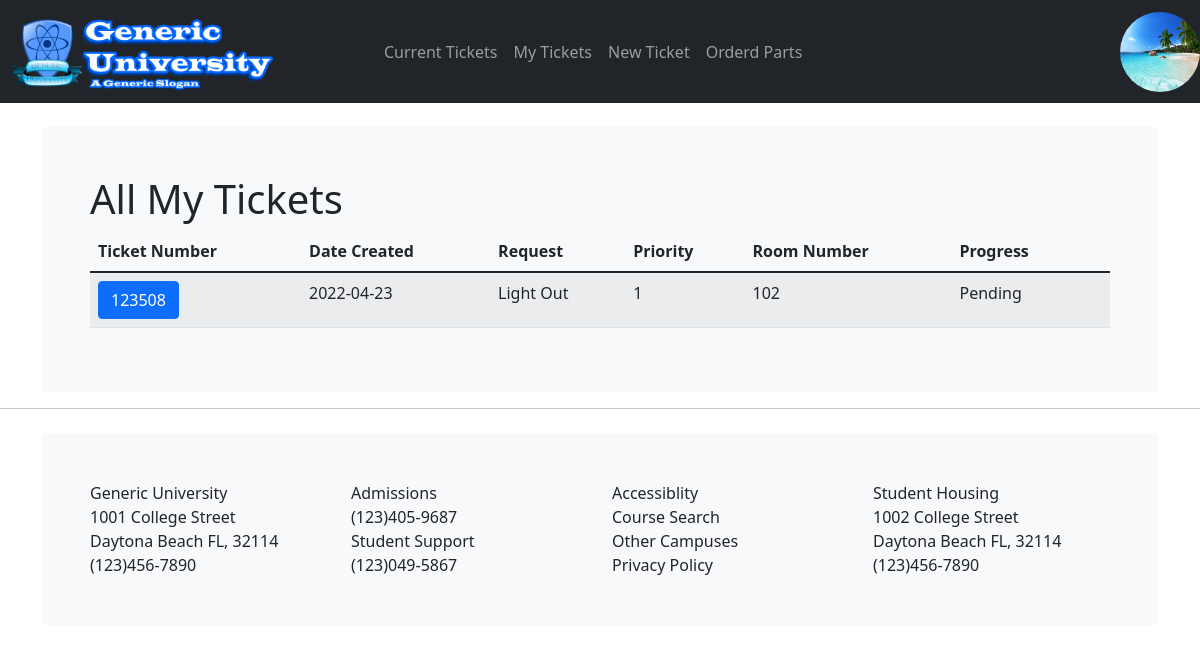
Screenshot of /maintanence_view_my_active_tickets_page.php (signed in) with the database file from the repository.
### tables this page shows
CREATE TABLE `ticket` (
  `ticketId` int(10) NOT NULL,
  `workType` varchar(50) NOT NULL,
  `workPriority` varchar(1) NOT NULL,
  `workDescription` varchar(200) NOT NULL,
  `placerFirstName` varchar(10) NOT NULL,
  `placerLastName` varchar(10) NOT NULL,
  `placerId` varchar(9) NOT NULL,
  `roomNum` varchar(3) NOT NULL,
  `ownerFirstName` varchar(10) DEFAULT NULL,
  `ownerLastName` varchar(10) DEFAULT NULL,
  `ownerId` varchar(9) DEFAULT NULL,
  `workNotes` varchar(200) NOT NULL DEFAULT 'No Notes',
  `dateCreated` date NOT NULL DEFAULT current_timestamp(),
  `ticketStatus` varchar(10) NOT NULL DEFAULT 'Unclaimed'
);

### maintanenceViewMyActiveTicketsTable.php (the view)
<?php
	$idNum = $_SESSION['idNum'];
	$sql = "SELECT ticketId, dateCreated, workType, workPriority, roomNum, ticketStatus FROM ticket ";
	$sql .="WHERE ownerId = $idNum AND ticketStatus = 'Pending'";
	$result = $conn->query($sql);
	if ($result !== false && $result->num_rows > 0) {
		while($row = $result->fetch_assoc()) {
			echo "
				<form action='maintanence_view_my_single_active_ticket_page.php' method='post' name='ticketProcess' id='ticketProcess'>
					<tr>
						<td><input class='btn btn-primary' type='submit' id='myTicketSelect' name='myTicketSelect' value='$row[ticketId]'>" . "</td>
						<td>" . $row["dateCreated"] . "</td>
						<td>" . $row["workType"] . "</td>
						<td>" . $row["workPriority"]. "</td>
						<td>" . $row["roomNum"] . "</td>
						<td>" . $row["ticketStatus"]. "</td>
						<td><input type='hidden' name='mySingleTicket' value='$row[ticketId]'></td>
					</tr>
				</form>";
		}
	} else {
		echo "No tickets at this time";
		}
?>

### rows the page displays
ticket: myTicketSelect "123508", dateCreated "2022-04-23", workType "Light Out", workPriority "1", roomNum "102", ticketStatus "Pending"
